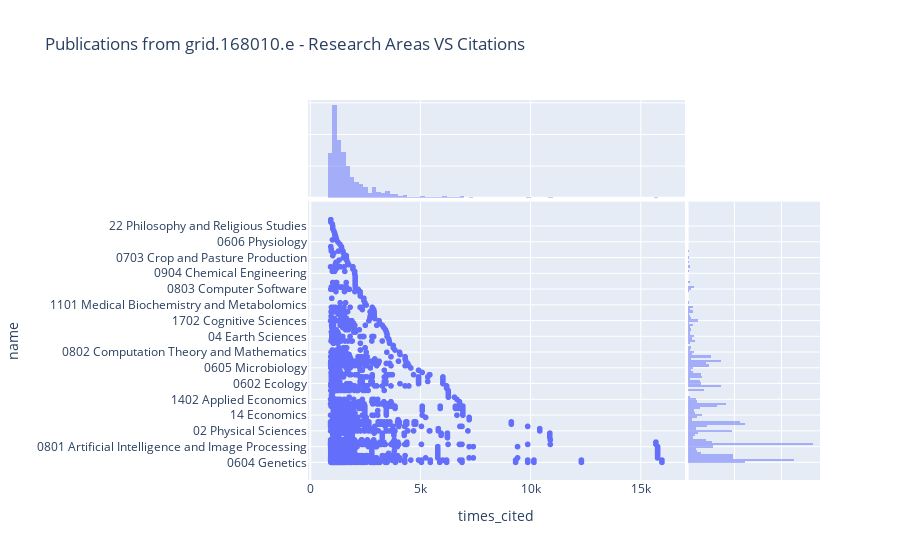

The code cell stored with this chart in its notebook:
### Code cell
px.scatter(df, 
           x="times_cited", y="name", 
           marginal_x="histogram", 
           marginal_y="histogram", 
           hover_data=["doi", "title"],
           title=f"Publications from {GRIDID} - Research Areas VS Citations")

### Figure 1 — Plotly figure (JSON) as saved in the notebook; plotly's stock layout.template omitted (floating-point values rounded to 4 significant figures; data arrays with more than 128 entries replaced by an {"elided": "..."} marker saying what was removed)
{"data": [{"customdata": {"elided": "2520x2 str values"}, "hovertemplate": "times_cited=%{x}<br>name=%{y}<br>doi=%{customdata[0]}<br>title=%{customdata[1]}<extra></extra>", "legendgroup": "", "marker": {"color": "#636efa", "symbol": "circle"}, "mode": "markers", "name": "", "showlegend": false, "type": "scattergl", "x": {"elided": "2520 int values"}, "xaxis": "x", "y": {"elided": "2520 str values"}, "yaxis": "y"}, {"alignmentgroup": "True", "bingroup": "x", "hovertemplate": "times_cited=%{x}<br>count=%{y}<extra></extra>", "legendgroup": "", "marker": {"color": "#636efa"}, "name": "", "offsetgroup": "", "opacity": 0.5, "showlegend": false, "type": "histogram", "x": {"elided": "2520 int values"}, "xaxis": "x3", "yaxis": "y3"}, {"alignmentgroup": "True", "bingroup": "y", "hovertemplate": "name=%{y}<br>count=%{x}<extra></extra>", "legendgroup": "", "marker": {"color": "#636efa"}, "name": "", "offsetgroup": "", "opacity": 0.5, "showlegend": false, "type": "histogram", "xaxis": "x2", "y": {"elided": "2520 str values"}, "yaxis": "y2"}], "layout": {"autosize": true, "barmode": "overlay", "legend": {"tracegroupgap": 0}, "title": {"text": "Publications from grid.168010.e - Research Areas VS Citations"}, "xaxis": {"anchor": "y", "autorange": true, "domain": [0, 0.7363], "range": [-37.53, 16940.0], "title": {"text": "times_cited"}, "type": "linear"}, "xaxis2": {"anchor": "y2", "autorange": true, "domain": [0.7413, 1], "matches": "x2", "range": [0, 282.1], "showgrid": true, "showline": false, "showticklabels": false, "ticks": ""}, "xaxis3": {"anchor": "y3", "autorange": true, "domain": [0, 0.7363], "matches": "x", "range": [-37.53, 16940.0], "showgrid": true, "showticklabels": false, "type": "linear"}, "xaxis4": {"anchor": "y4", "domain": [0.7413, 1], "matches": "x2", "showgrid": true, "showline": false, "showticklabels": false, "ticks": ""}, "yaxis": {"anchor": "x", "autorange": true, "domain": [0, 0.7326], "range": [-8.639, 116.6], "title": {"text": "name"}, "type": "category"}, "yaxis2": {"anchor": "x2", "autorange": true, "domain": [0, 0.7326], "matches": "y", "range": [-8.639, 116.6], "showgrid": true, "showticklabels": false, "type": "category"}, "yaxis3": {"anchor": "x3", "autorange": true, "domain": [0.7426, 1], "matches": "y3", "range": [0, 617.9], "showgrid": true, "showline": false, "showticklabels": false, "ticks": ""}, "yaxis4": {"anchor": "x4", "domain": [0.7426, 1], "matches": "y3", "showgrid": true, "showline": false, "showticklabels": false, "ticks": ""}}}
